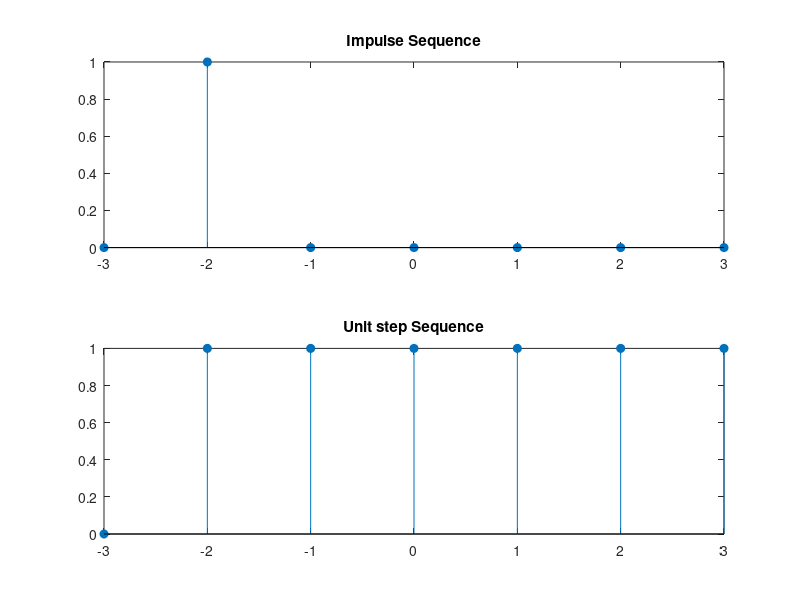

Reproduce this figure in MATLAB.
clc; clear; close all;
format compact;

%% Generating Impulse sequence
n0 = -2;                % Lag
n = -3:3;               % generating sequence
x1 = [(n-n0)==0];       % using logical argument
subplot(211); stem(n, x1,"filled"); title("Impulse Sequence");

%% Generating unit step sequence
x2 = [(n-n0)>=0];
subplot(212); stem(n, x2,"filled"); title("Unit step Sequence");
